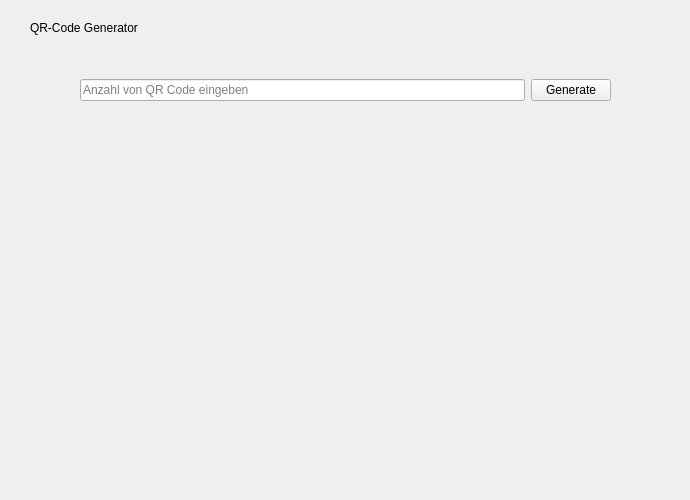
         <widget class="QWidget" name="qrGenPage">
          <property name="sizePolicy">
           <sizepolicy hsizetype="Expanding" vsizetype="Expanding">
            <horstretch>0</horstretch>
            <verstretch>0</verstretch>
           </sizepolicy>
          </property>
          <widget class="QWidget" name="qrGenInfoPage" native="true">
           <property name="geometry">
            <rect>
             <x>30</x>
             <y>50</y>
             <width>651</width>
             <height>441</height>
            </rect>
           </property>
           <property name="sizePolicy">
            <sizepolicy hsizetype="Expanding" vsizetype="Expanding">
             <horstretch>0</horstretch>
             <verstretch>0</verstretch>
            </sizepolicy>
           </property>
           <widget class="QLabel" name="infoBoxQr">
            <property name="geometry">
             <rect>
              <x>70</x>
              <y>70</y>
              <width>481</width>
              <height>371</height>
             </rect>
            </property>
            <property name="text">
             <string/>
            </property>
           </widget>
           <widget class="QWidget" name="layoutWidget">
            <property name="geometry">
             <rect>
              <x>50</x>
              <y>10</y>
              <width>531</width>
              <height>61</height>
             </rect>
            </property>
            <layout class="QHBoxLayout" name="horizontalLayout">
             <item>
              <widget class="QLineEdit" name="qrNrInputBox">
               <property name="minimumSize">
                <size>
                 <width>200</width>
                 <height>0</height>
                </size>
               </property>
               <property name="text">
                <string/>
               </property>
               <property name="placeholderText">
                <string>Anzahl von QR Code eingeben</string>
               </property>
              </widget>
             </item>
             <item>
              <widget class="QPushButton" name="generateQrBtn">
               <property name="minimumSize">
                <size>
                 <width>50</width>
                 <height>0</height>
                </size>
               </property>
               <property name="styleSheet">
                <string notr="true"/>
               </property>
               <property name="text">
                <string>Generate</string>
               </property>
              </widget>
             </item>
            </layout>
           </widget>
          </widget>
          <widget class="QLabel" name="label_2">
           <property name="geometry">
            <rect>
             <x>30</x>
             <y>20</y>
             <width>191</width>
             <height>16</height>
            </rect>
           </property>
           <property name="text">
            <string>QR-Code Generator</string>
           </property>
          </widget>
         </widget>
